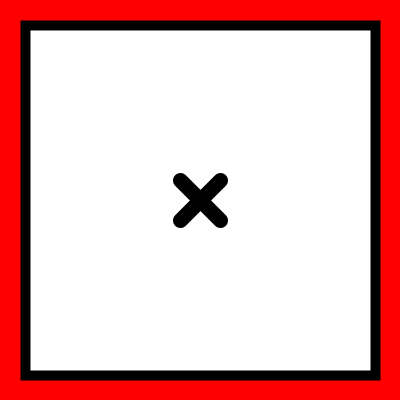
Frame 1 (no input)
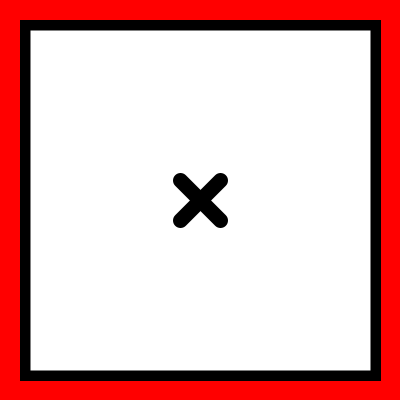
Frame 60 (the mouse pressed at the canvas centre just before this capture)
Frame 120 (the mouse held since frame 60 and released just before this capture): identical to frame 60, image omitted

The Processing sketch that drew these frames (run headless with seeded random() and noise(); from frame 60 on, the mouse is pressed at the canvas centre):

// Processing sketch: processing_59452
// ── processing_59452.pde

//SETUP
void setup() {
  smooth();
  size(400,400);
  background(255,0,0);
}

//RECHTECK UND KREUZ
void draw() {
  rectMode(CENTER);
  strokeWeight(10);
  rect(200,200, 350, 350);
  strokeWeight(15);
  //Linie 1
  line(180, 180, 220, 220);
  //Linie 2
  line(220, 180, 180, 220);
}

//END
